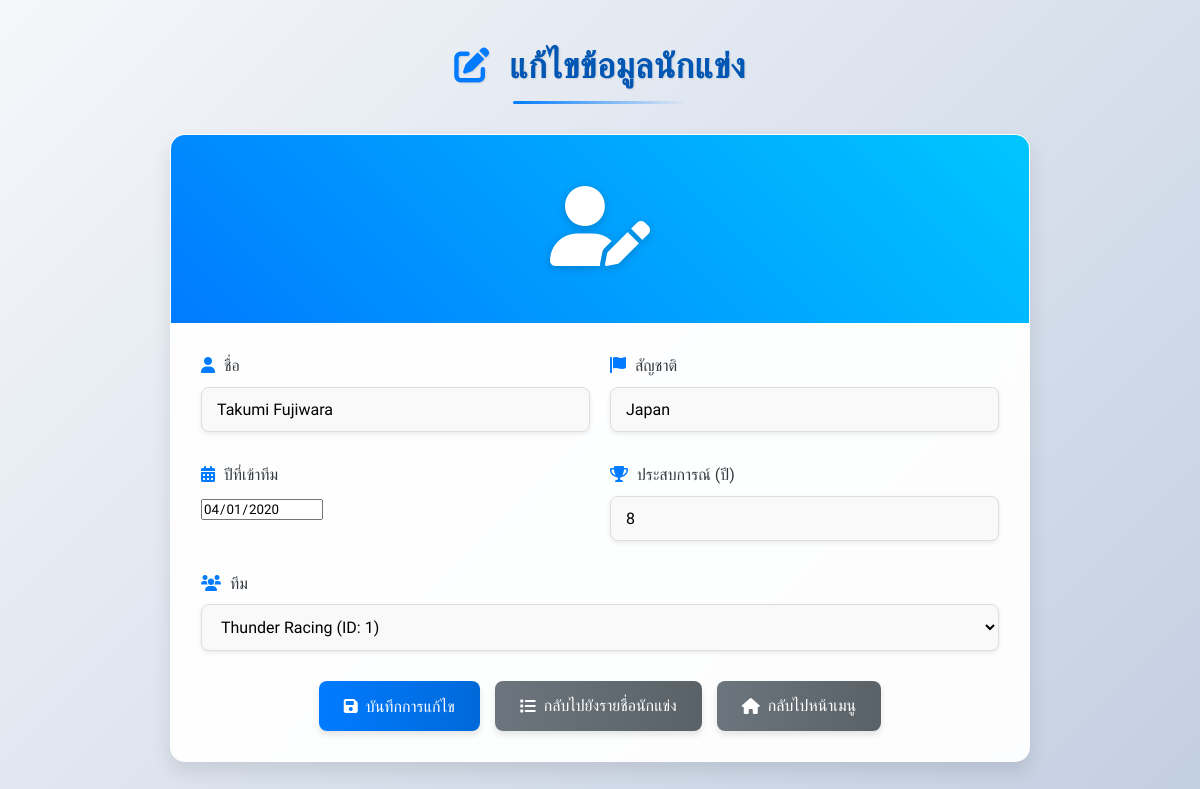
Page /Gt4SpeedTeam/edit_driver.php?id=20001 on the committed database.
### tables this page shows
CREATE TABLE `drivers` (
  `driver_id` int(5) NOT NULL,
  `name` varchar(50) NOT NULL,
  `nationality` varchar(50) NOT NULL,
  `join_year` date NOT NULL,
  `experience_years` tinyint(3) UNSIGNED DEFAULT NULL,
  `team_id` int(11) NOT NULL
);

### Gt4SpeedTeam/edit_driver.php (the view, shortened to what this page needs)
<?php
include 'config.php';
if (isset($_GET['id'])) {
    $driver_id = $_GET['id'];
    $sql = "SELECT * FROM drivers WHERE driver_id = ?";
    if ($stmt = $conn->prepare($sql)) {
        $stmt->bind_param("i", $driver_id);
        $stmt->execute();
        $result = $stmt->get_result();
        if ($result->num_rows > 0) {
            $row = $result->fetch_assoc();
        } else {
            $error_message = "ไม่พบข้อมูลนักแข่ง";
        }
    }
} else {
    $error_message = "ไม่มีข้อมูลนักแข่งที่ต้องการแก้ไข";
}
$sql_teams = "SELECT team_id, team_name FROM teams ORDER BY team_name";
?>
<!DOCTYPE html>
<html lang="th">
<head>
    <link rel="stylesheet" href="https://cdnjs.cloudflare.com/ajax/libs/font-awesome/6.0.0-beta3/css/all.min.css">
    <link rel="stylesheet" href="2.css">
</head>
<body>
    <div class="page-wrapper">
        <div class="container">
            <header>
                <h2><i class="fas fa-edit"></i> แก้ไขข้อมูลนักแข่ง</h2>
            </header>
            <div class="card">
                <div class="car-image-container">
                    <div class="car-image">
                        <i class="fas fa-user-edit"></i>
                    </div>
                </div>
                <?php if (isset($error_message)): ?>
                    <div class="alert alert-danger" style="background-color: var(--danger); color: white; padding: 15px; border-radius: 8px; margin: 20px 30px 0;">
                        <i class="fas fa-exclamation-circle"></i> <?php echo $error_message; ?>
                    </div>
                <?php else: ?>
                <div class="car-form">
                    <form action="update_driver.php" method="post">
                        <div class="form-row">
                            <div class="form-group">
                                <label for="name"><i class="fas fa-user"></i> ชื่อ</label>
                                <input type="text" id="name" name="name" value="<?php echo $row['name']; ?>" required>
                            </div>
                            <div class="form-group">
                                <label for="nationality"><i class="fas fa-flag"></i> สัญชาติ</label>
                                <input type="text" id="nationality" name="nationality" value="<?php echo $row['nationality']; ?>" required>
                            </div>
                        </div>
                        <div class="form-row">
                            <div class="form-group">
                                <label for="join_year"><i class="fas fa-calendar-alt"></i> ปีที่เข้าทีม</label>
                                <input type="date" id="join_year" name="join_year" value="<?php echo $row['join_year']; ?>" required readonly>
                            </div>
                            <div class="form-group">
                                <label for="experience_years"><i class="fas fa-trophy"></i> ประสบการณ์ (ปี)</label>
                                <input type="number" id="experience_years" name="experience_years" value="<?php echo $row['experience_years']; ?>" required>
                            </div>
                        </div>
                        <div class="form-group">
                            <label for="team_id"><i class="fas fa-users"></i> ทีม</label>
                            <select id="team_id" name="team_id" required>
                                <?php
                                $teams_result = $conn->query($sql_teams);
                                if ($teams_result && $teams_result->num_rows > 0) {
                                    while($team_row = $teams_result->fetch_assoc()) {
                                        $selected = ($team_row['team_id'] == $row['team_id']) ? 'selected' : '';
                                        echo "<option value='" . $team_row['team_id'] . "' $selected>" .
                                             $team_row['team_name'] . " (ID: " . $team_row['team_id'] . ")</option>";
                                    }
                                }
                                ?>
                            </select>
                        </div>
                        <div class="form-actions">
                            <button type="submit" class="btn btn-primary">
                                <i class="fas fa-save"></i> บันทึกการแก้ไข
                            </button>
                            <a href="list_drivers.php" class="btn btn-secondary">
                                <i class="fas fa-list"></i> กลับไปยังรายชื่อนักแข่ง
                            </a>
                            <a href="menu.php" class="btn btn-secondary">
                                <i class="fas fa-home"></i> กลับไปหน้าเมนู
                            </a>
                        </div>
                    </form>
                </div>
                <?php endif; ?>
            </div>
        </div>
    </div>
</body>
</html>

### Gt4SpeedTeam/2.css (style rules this page uses)
* { box-sizing: border-box; margin: 0; padding: 0; font-family: 'Prompt', Arial, sans-serif; }
:root { --primary: #007bff; --primary-dark: #0056b3; --secondary: #6c757d; --light: #f8f9fa; --dark: #343a40; --success: #28a745; --danger: #dc3545; --warning: #ffc107; --info: #17a2b8; --white: #ffffff; --card-shadow: 0 10px 20px rgba(0, 0, 0, 0.1); --input-shadow: 0 2px 5px rgba(0, 0, 0, 0.08); --transition: all 0.3s ease; }
body { background: linear-gradient(135deg, #f5f7fa 0%, #c3cfe2 100%); color: var(--dark); line-height: 1.6; min-height: 100vh; }
.page-wrapper { min-height: 100vh; display: flex; justify-content: center; align-items: center; padding: 30px 0; }
.container { width: 100%; max-width: 900px; margin: 0 auto; padding: 0 20px; }
header { text-align: center; margin-bottom: 30px; }
h2 { color: var(--primary-dark); font-size: 2.2rem; font-weight: 600; text-shadow: 1px 1px 2px rgba(0, 0, 0, 0.1); letter-spacing: 0.5px; position: relative; display: inline-block; padding-bottom: 10px; }
h2::after { content: ''; position: absolute; width: 60%; height: 3px; background: linear-gradient(90deg, var(--primary) 0%, transparent 100%); bottom: 0; left: 20%; border-radius: 10px; }
h2 i { margin-right: 10px; color: var(--primary); }
.card { background: rgba(255, 255, 255, 0.95); border-radius: 15px; box-shadow: var(--card-shadow); overflow: hidden; backdrop-filter: blur(10px); border: 1px solid rgba(255, 255, 255, 0.2); transition: var(--transition); }
.car-image-container { background: linear-gradient(45deg, var(--primary) 0%, #00c6ff 100%); padding: 30px 0; text-align: center; }
.car-image { font-size: 5rem; color: var(--white); text-shadow: 0 2px 10px rgba(0, 0, 0, 0.2); animation: float 3s ease-in-out infinite; }
.car-form { padding: 30px; }
.form-row { display: flex; gap: 20px; margin-bottom: 10px; }
.form-group { flex: 1; margin-bottom: 20px; position: relative; }
label { display: block; margin-bottom: 8px; font-weight: 500; color: var(--dark); transition: var(--transition); }
label i { color: var(--primary); margin-right: 5px; }
input[type="text"], input[type="number"], select { width: 100%; padding: 12px 15px; border: 1px solid #ddd; border-radius: 8px; font-size: 16px; background-color: #f9f9f9; transition: var(--transition); box-shadow: var(--input-shadow); }
.form-actions { display: flex; gap: 15px; margin-top: 30px; justify-content: center; }
.btn { display: inline-flex; align-items: center; justify-content: center; padding: 12px 25px; border: none; border-radius: 8px; font-size: 16px; font-weight: 500; cursor: pointer; text-decoration: none; transition: var(--transition); box-shadow: 0 4px 6px rgba(0, 0, 0, 0.1); position: relative; overflow: hidden; }
.btn i { margin-right: 8px; }
.btn::after { content: ''; position: absolute; top: 0; left: 0; width: 100%; height: 100%; background: rgba(255, 255, 255, 0.1); opacity: 0; transition: var(--transition); }
.btn-primary { background: linear-gradient(90deg, var(--primary) 0%, #0069d9 100%); color: var(--white); }
.btn-secondary { background: linear-gradient(90deg, var(--secondary) 0%, #5a6268 100%); color: var(--white); }
select option { padding: 10px; }

### rows in the picture
drivers: name "Takumi Fujiwara", nationality "Japan", join_year "04/01/2020", experience_years "8"

### other values in the picture
form field team_id "Thunder Racing (ID: 1)"
